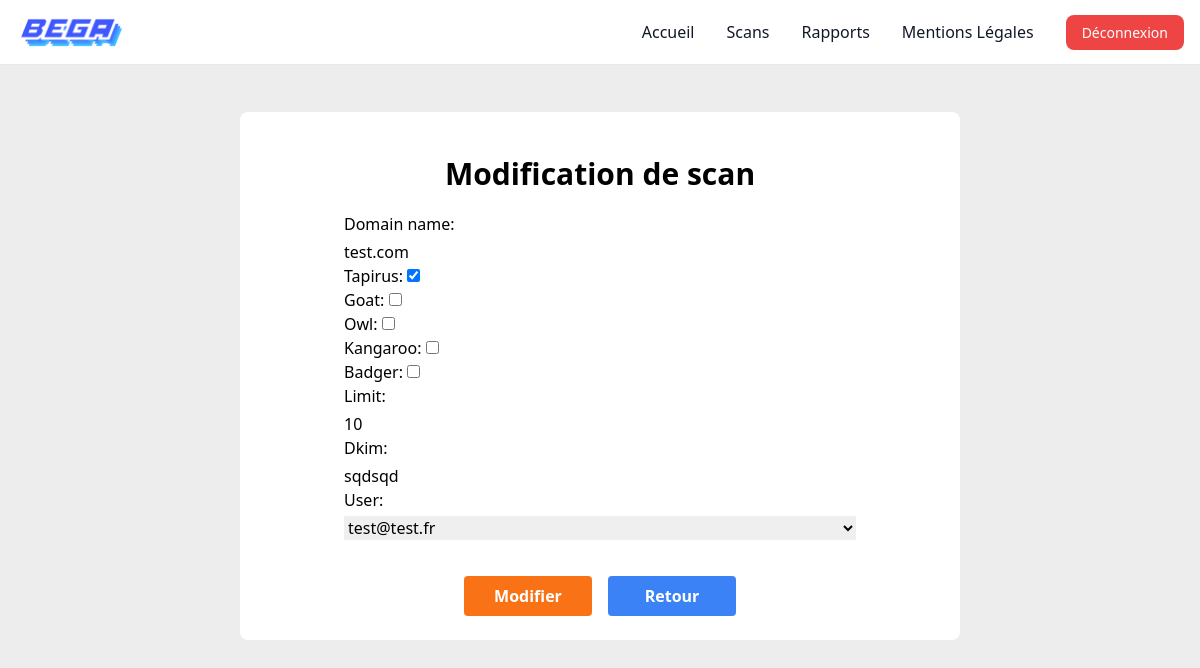
Page /scan/1/update (signed in) on the committed database.
### scan/models.py (models this page shows, shortened)
class Scan(models.Model):
    domain_name=models.fields.CharField(max_length=100)
    tapirus = models.fields.BooleanField(default=False)
    goat = models.fields.BooleanField(default=False)
    owl = models.fields.BooleanField(default=False)
    kangaroo = models.fields.BooleanField(default=False)
    badger = models.fields.BooleanField(default=False)
    limit = models.fields.IntegerField()
    dkim=models.fields.CharField(max_length=100)
    user = models.ForeignKey(User, null=False, on_delete=models.CASCADE)

### scan/views.py (the view)
# urls.py: path('scan/<int:id>/update', scan.views.scan_update, name="scan-update"),
@login_required
def scan_update(request, id):
    scan = Scan.objects.get(id=id)
    if request.method == 'POST':
        form = ScanForm(request.POST, instance=scan)
        if form.is_valid():
            form.save()
            return redirect('scan-detail', scan.id)
    else:
        form = ScanForm(instance=scan)
    return render(request,
        'scan/scan_update.html',
            {'form': form})

### scan/forms.py
class ScanForm(forms.ModelForm):
   class Meta:
     model = Scan
     fields = '__all__'
     widgets = {
            'domain_name': forms.TextInput(attrs={'class': 'form-input mt-1 block w-full'}),
            'tapirus': forms.CheckboxInput(attrs={'class': 'form-checkbox mt-1'}),
            'goat': forms.CheckboxInput(attrs={'class': 'form-checkbox mt-1'}),
            'owl': forms.CheckboxInput(attrs={'class': 'form-checkbox mt-1'}),
            'kangaroo': forms.CheckboxInput(attrs={'class': 'form-checkbox mt-1'}),
            'badger': forms.CheckboxInput(attrs={'class': 'form-checkbox mt-1'}),
            'limit': forms.NumberInput(attrs={'class': 'form-input mt-1 block w-full'}),
            'dkim': forms.TextInput(attrs={'class': 'form-input mt-1 block w-full'}),
            'user': forms.Select(attrs={'class': 'form-select mt-1 block w-full'}),
        }

### scan/templates/scan/scan_update.html (shortened to what this page needs)
{% extends 'scan/base.html' %}
{% load crispy_forms_tags %}
{% block content %}
<div class="inset-0 flex justify-center items-center mt-28 mb-5">
    <div class="bg-white p-6 rounded-lg max-w-[60%] w-full flex flex-col items-center">
        <h1 class="text-black text-3xl font-bold rounded-lg text-center break-words mt-5">Modification de scan</h1>
        <div class="w-full flex justify-center mt-5">
            <form action="" method="post" novalidate class="w-full max-w-lg">
                {{ form.as_p }}
            </form>
        </div>
        <div class="flex justify-center space-x-4 mt-5">
            <input type="submit" value="Modifier" class="w-32 bg-orange-500 hover:bg-orange-700 text-white font-bold py-2 px-4 rounded">
            <a href="{% url 'scan-list' %}" class="w-32 bg-blue-500 hover:bg-blue-700 text-white font-bold py-2 px-4 rounded text-center flex items-center justify-center">
                Retour
            </a>
        </div>
    </div>
</div>
{% endblock %}

### rows in the picture
Scan: domain_name "test.com", tapirus "☑", limit "10", dkim "sqdsqd", user "test@test.fr"
